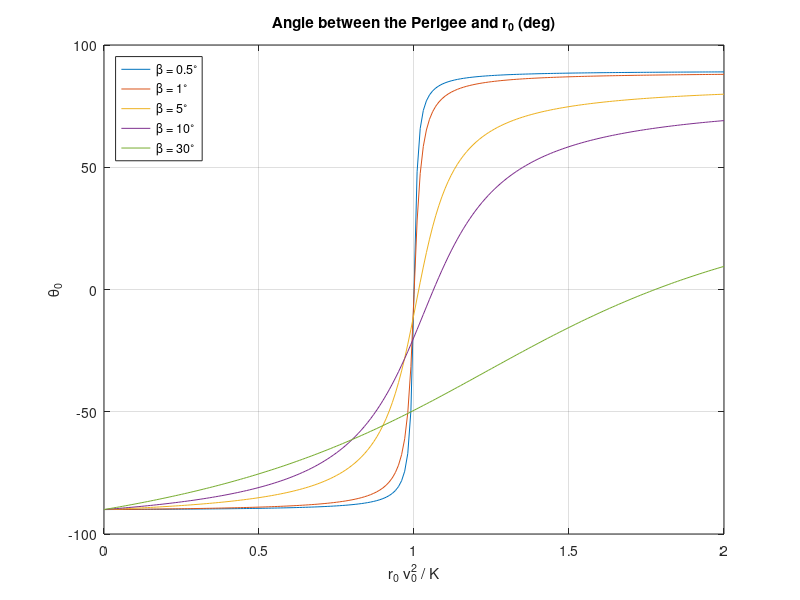

Source code (MATLAB):
% This is free software: you can redistribute it and/or modify
% it under the terms of the GNU Lesser General Public License as
% published by the Free Software Foundation, either version 3
% of the License, or (at your option) any later version.
%
% This is distributed in the hope that it will be useful,
% but WITHOUT ANY WARRANTY; without even the implied warranty of
% MERCHANTABILITY or FITNESS FOR A PARTICULAR PURPOSE.  See the
% GNU Lesser General Public License for more details.
%
% Copyright (c) 2020, Eun Hwan Shin.

clear
close all
% Section 4.9 Problem 7. 
% Plot the angle between the perigee and r0 
% with respec to values of \beta and r v^2/K.

% Let x = r_0 v_0^2 / K

x = [0:0.01:2];

beta = [0.5, 1, 5, 10, 30] * pi/180;

% Use (4.9-7):

for i=1:length(beta),
  c = cos(beta(i))^2;
  s = sin(beta(i))^2;
  
  N = x * c * sin(beta(i));
  D = x * c^2 - 1;

  %t = N ./ D;
  
  theta = atan2(D,N) * 180/pi;

  plot(x, theta);
  hold on
end
hold off

legend('\beta = 0.5^\circ', '\beta = 1^\circ', '\beta = 5^\circ', ...
   '\beta = 10^\circ', '\beta = 30^\circ', 'location', 'northwest')
xlabel('r_0 v_0^2 / K')
ylabel('\theta_0')
title('Angle between the Perigee and r_0 (deg)')
grid on